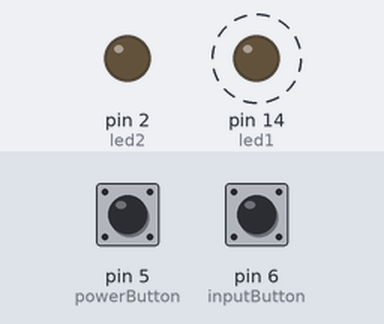
The sketch below on a simulated Arduino Uno, built with avr-gcc and run on an emulated ATmega328P. On the bench: output pins drawn as LEDs (lit = HIGH). Dashed ring = blinking. Inputs (shaded band) come from the test bench; at power-on: pin 5 (powerButton) HIGH, pin 6 (inputButton) HIGH.

Above: at 0.9 s.
1.3 s: pin 5 (powerButton) pulled LOW for 3.2 s
At 1.3 s:
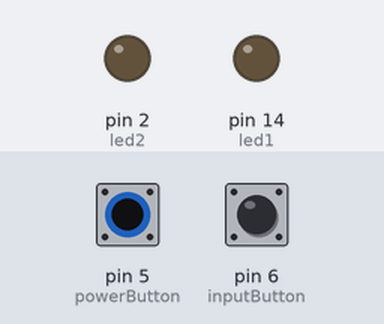
Timing chart, 0 to 12.0 s (numbered marks = the images above; inputs shaded):
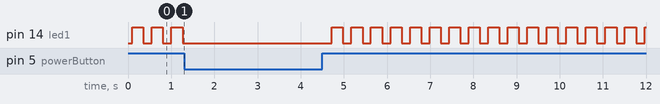

The sketch:

TBC_Preschool_Projector_Remote.ino
```cpp
#include <IRremote.h>
/* you need to comment out two lines in energia\hardware\msp430\libraries\IRremote\IRremote.cpp:
//  pinMode(TIMER_PWM_PIN, OUTPUT);
//  digitalWrite(TIMER_PWM_PIN, LOW); // When not sending PWM, we want it low
*/

IRsend irsend; // the IR transmit pin is 11, also requires a 50-150 ohm resistor
const int powerButton = 5; //The power button on this pin and ground
const int inputButton = 6; //The input button on this pin and ground
const int led1 = 14; //The heartbeat LED
const int led2 = 2; //The transmission status LED

int brightness = 30; //variables for the heartbeat LED
int fadeamount = 5;

void setup() {
  pinMode(powerButton,INPUT_PULLUP);
  pinMode(inputButton,INPUT_PULLUP);
  pinMode(led1,OUTPUT);
  pinMode(led2,OUTPUT);
}

void heartbeat() {
 digitalWrite(led2, LOW); // turn the red status LED off
 analogWrite(led1, brightness);
 brightness = brightness + fadeamount;
 if (brightness == 30 || brightness == 255) {fadeamount = -fadeamount;}
 delay(5);
}

void loop() {
 if (digitalRead(powerButton) == LOW) {irsend.sendNEC(0xCF318E7, 32);}//sendIR(1);}
 else if (digitalRead(inputButton) == LOW) {irsend.sendNEC(0xCF310EF, 32);}
 else {heartbeat();}
}
```
